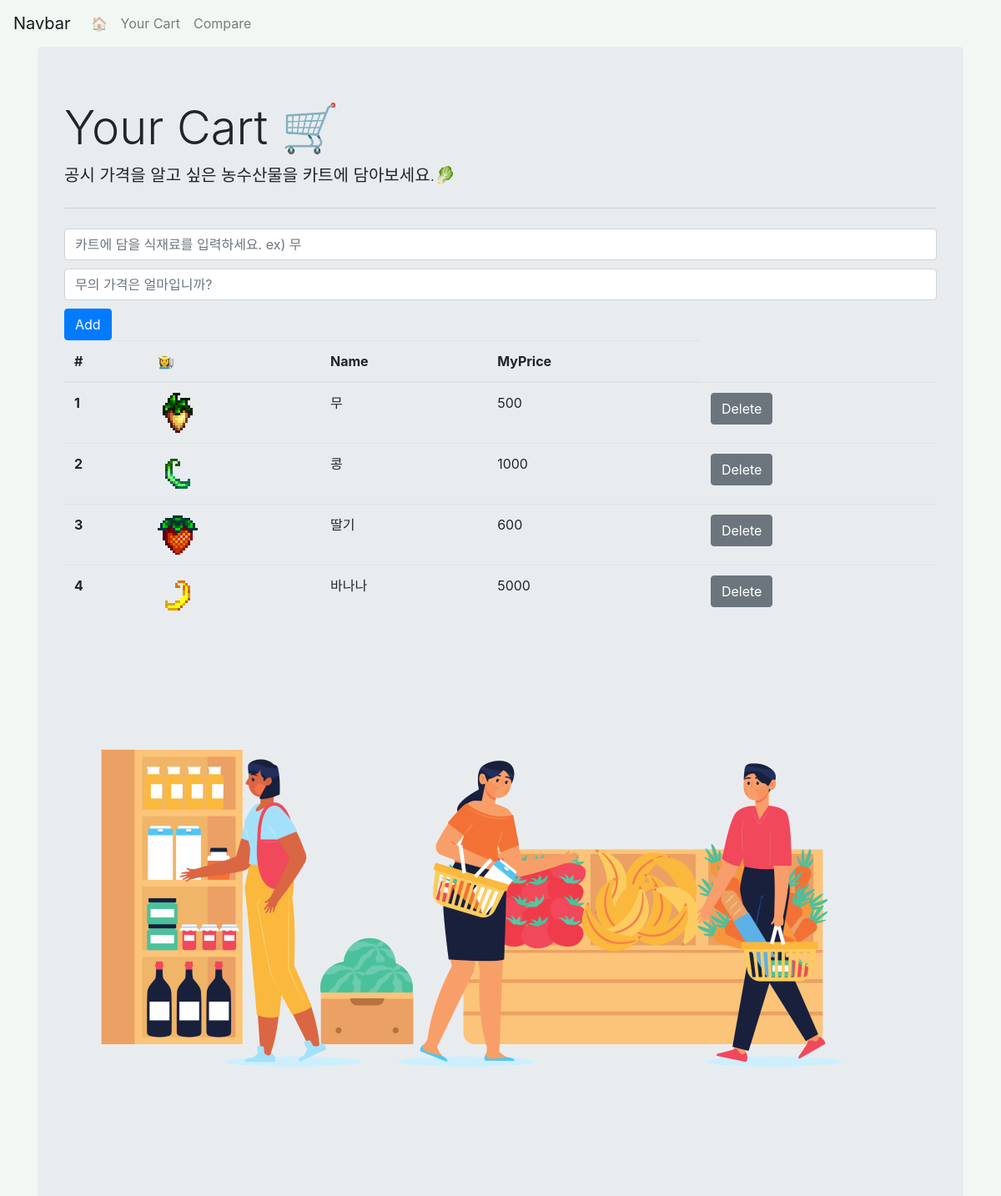
/cart, run on an earlier commit of the app's database.
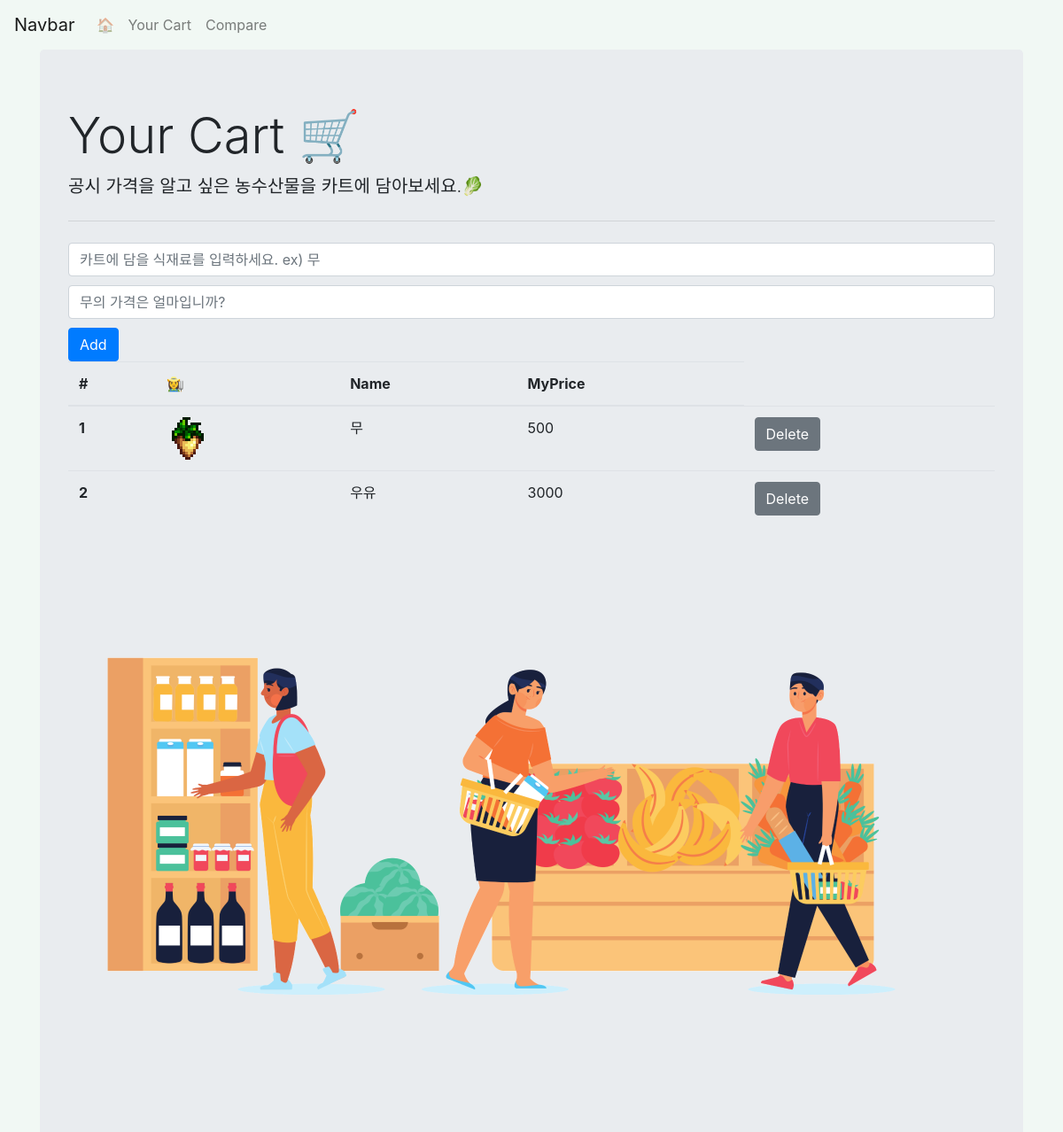
And on a later commit of the database.
### cart_app/models/cart_model.py (models this page shows, shortened)
class Cart(db.Model):
	__tablename__ = 'cart'
	id = db.Column(db.Integer(), primary_key=True)
	name = db.Column(db.String())
	itemcode = db.Column(db.String())
	myprice = db.Column(db.Integer())
	product_id = db.Column(db.Integer(), db.ForeignKey('product.id'))

### cart_app/routes/cart_route.py (the view)
@bp.route('/cart')
def cart_index():
	msg_code = request.args.get('msg_code', None)
	alert_msg = main_funcs.msg_processor(msg_code) if msg_code is not None else None
	carts = Cart.query.all()
	cart_list = []
	for p_cart in carts:
		cart = {}
		cart['id'] = p_cart.id
		cart['name'] = p_cart.name
		cart['itemcode'] = p_cart.itemcode
		cart['myprice'] = p_cart.myprice
		cart_list.append(cart)
	return render_template('cart.html', alert_msg=alert_msg, cart_list=cart_list)

### cart_app/templates/cart.html (shortened to what this page needs)
{% extends 'base.html' %}
{% block title %}
Your Cart 🛒
{% endblock %}
{% block lead %}
공시 가격을 알고 싶은 농수산물을 카트에 담아보세요.🥬
{% endblock %}
{% block main_body %}
<form method="POST" action="/cart">
  <input name="name" style="margin-bottom:10px" class="form-control" type="text" placeholder="카트에 담을 식재료를 입력하세요. ex) 무">
  <input name="price" style="margin-bottom:10px" class="form-control" type="text" placeholder="무의 가격은 얼마입니까?">
  <input type="submit" class="btn btn-primary" value="Add" />
</form>
{% if cart_list %}
<table class="table">
  <thead>
    <tr>
      <th scope="col">#</th>
	  <th scopr="col">👩‍🌾</th>
      <th scope="col">Name</th>
      <th scope="col">MyPrice</th>
    </tr>
  </thead>
  <tbody>
    {% for cart in cart_list %}
    <tr>
      <th scope="row">{{ cart.id }}</th>
	  <td><img src="../static/images/item_{{ cart.itemcode }}.png" alt="" class="img"></td>
      <td>{{ cart.name }}</td>
      <td>{{ cart.myprice }}</td>
      <td>
        <a class="btn btn-secondary", href='/cart/{{ cart.id }}'>
          Delete
        </a>
      </td>
    </tr>
    {% endfor %}
  </tbody>
</table>
{% endif %}
{% endblock %}

### cart_app/templates/base.html (shortened to what this page needs)
<!DOCTYPE html>
<html>
  <head>
    <link rel="stylesheet" href="https://cdn.jsdelivr.net/npm/bootstrap@4.5.3/dist/css/bootstrap.min.css">
	  <link rel="stylesheet" href="../static/css/style.css">
  </head>
  <body>
    <nav class="navbar navbar-expand-lg navbar-light bg-light">
      <a class="navbar-brand" href="#">Navbar</a>
      <div class="collapse navbar-collapse" id="navbarSupportedContent">
        <ul class="navbar-nav mr-auto">
          <li class="nav-item">
            <a class="nav-link" href="/">🏠<span class="sr-only">(current)</span></a>
          </li>
          <li class="nav-item">
            <a class="nav-link" href="/cart">Your Cart</a>
          </li>
          <li class="nav-item">
            <a class="nav-link" href="/compare">Compare</a>
          </li>
        </ul>
      </div>
    </nav>
    <div class="container">
      <div class="jumbotron">
        <h1 class="display-4">{% block title %}{% endblock %}</h1>
        <p class="lead">{% block lead %}{% endblock %}</p>
        <hr class="my-4">
        <p>{% block main_body %}{% endblock %}</p>
        <img src="../static/images/img_main.png" alt="" height="640" width="960" class="img">
      </div>
    </div>
  </body>
</html>

### cart_app/static/css/style.css (style rules this page uses)
body { background-color:#f1f8f4; }
.navbar { background-color: #f1f8f4!important; }

What changed in the data, as far as the page shows it:
removed Cart: id "3", shows a picture, name "딸기", myprice "600"
removed Cart: id "4", shows a picture, name "바나나", myprice "5000"
changed Cart id 2: name "콩" → "우유"; myprice "1000" → "3000"
